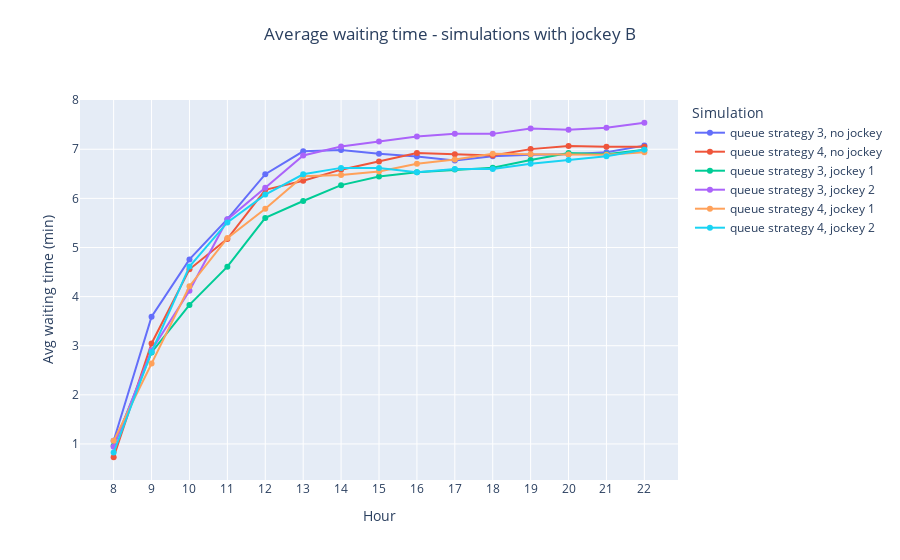

Notebook code cell kept with this figure:
### Code cell
# Average waiting time

fig =  go.Figure()

fig = add_simulation_to_plot(fig, df_simulations, 'validazione_3', "Avg_waiting_times_standard")
fig = add_simulation_to_plot(fig, df_simulations, 'validazione_4', "Avg_waiting_times_standard")
fig = add_simulation_to_plot(fig, df_simulations, 'coda3_jockey1', "Avg_waiting_times_standard")
fig = add_simulation_to_plot(fig, df_simulations, 'coda3_jockey2', "Avg_waiting_times_standard")
fig = add_simulation_to_plot(fig, df_simulations, 'coda4_jockey1', "Avg_waiting_times_standard")
fig = add_simulation_to_plot(fig, df_simulations, 'coda4_jockey2', "Avg_waiting_times_standard")

fig = decorate_figure(fig,
    title="Average waiting time - simulations with jockey B",
    y_axis_title="Avg waiting time (min)")

fig.show()
fig.write_image("doc/report/images/results/avg_wt_jockey_b.png", scale=IMAGE_SCALE)

### Figure 1 — Plotly figure (JSON) as saved in the notebook; plotly's stock layout.template omitted (floating-point values rounded to 4 significant figures)
{"data": [{"mode": "lines+markers", "name": "queue strategy 3, no jockey", "type": "scatter", "x": [8, 9, 10, 11, 12, 13, 14, 15, 16, 17, 18, 19, 20, 21, 22], "y": [1.066, 3.59, 4.758, 5.577, 6.493, 6.959, 6.984, 6.911, 6.854, 6.773, 6.855, 6.889, 6.9, 6.939, 7.074]}, {"mode": "lines+markers", "name": "queue strategy 4, no jockey", "type": "scatter", "x": [8, 9, 10, 11, 12, 13, 14, 15, 16, 17, 18, 19, 20, 21, 22], "y": [0.7295, 3.046, 4.555, 5.175, 6.174, 6.359, 6.585, 6.749, 6.923, 6.897, 6.872, 7.003, 7.067, 7.05, 7.052]}, {"mode": "lines+markers", "name": "queue strategy 3, jockey 1", "type": "scatter", "x": [8, 9, 10, 11, 12, 13, 14, 15, 16, 17, 18, 19, 20, 21, 22], "y": [0.9647, 2.862, 3.832, 4.609, 5.602, 5.947, 6.269, 6.447, 6.534, 6.587, 6.625, 6.78, 6.925, 6.896, 6.989]}, {"mode": "lines+markers", "name": "queue strategy 3, jockey 2", "type": "scatter", "x": [8, 9, 10, 11, 12, 13, 14, 15, 16, 17, 18, 19, 20, 21, 22], "y": [0.9451, 2.907, 4.12, 5.571, 6.218, 6.873, 7.055, 7.16, 7.261, 7.315, 7.313, 7.42, 7.396, 7.436, 7.54]}, {"mode": "lines+markers", "name": "queue strategy 4, jockey 1", "type": "scatter", "x": [8, 9, 10, 11, 12, 13, 14, 15, 16, 17, 18, 19, 20, 21, 22], "y": [1.064, 2.64, 4.211, 5.191, 5.789, 6.448, 6.478, 6.546, 6.706, 6.791, 6.91, 6.9, 6.893, 6.889, 6.941]}, {"mode": "lines+markers", "name": "queue strategy 4, jockey 2", "type": "scatter", "x": [8, 9, 10, 11, 12, 13, 14, 15, 16, 17, 18, 19, 20, 21, 22], "y": [0.8261, 2.873, 4.611, 5.509, 6.077, 6.49, 6.621, 6.62, 6.53, 6.6, 6.596, 6.703, 6.782, 6.857, 6.989]}], "layout": {"legend": {"title": {"text": "Simulation"}}, "title": {"text": "Average waiting time - simulations with jockey B", "x": 0.5, "xanchor": "center", "y": 0.95, "yanchor": "top"}, "xaxis": {"dtick": 1, "tick0": 0, "tickmode": "linear", "title": {"text": "Hour"}}, "yaxis": {"dtick": 1, "tick0": 0, "tickmode": "linear", "title": {"text": "Avg waiting time (min)"}}}}
